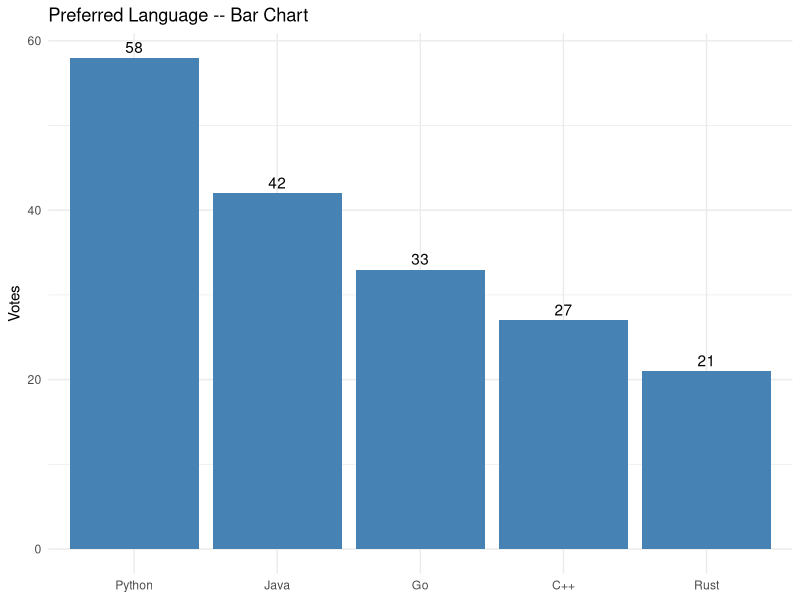
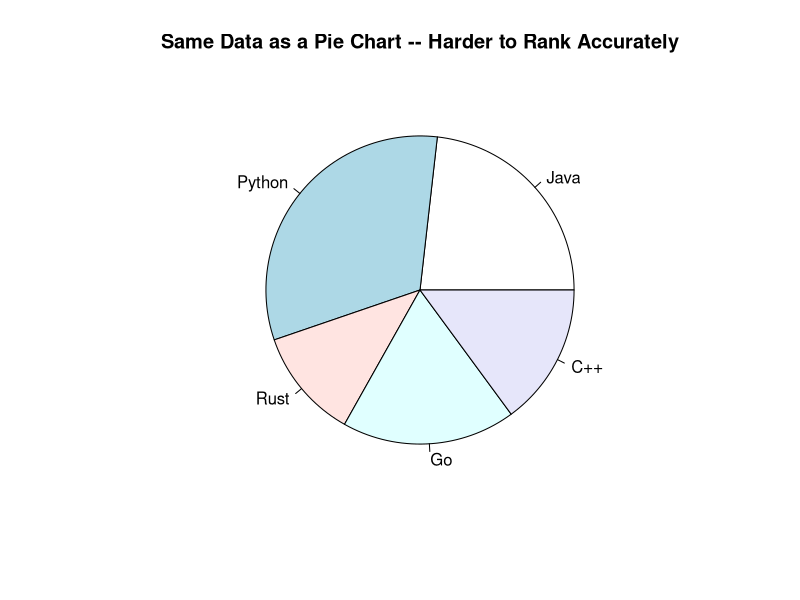
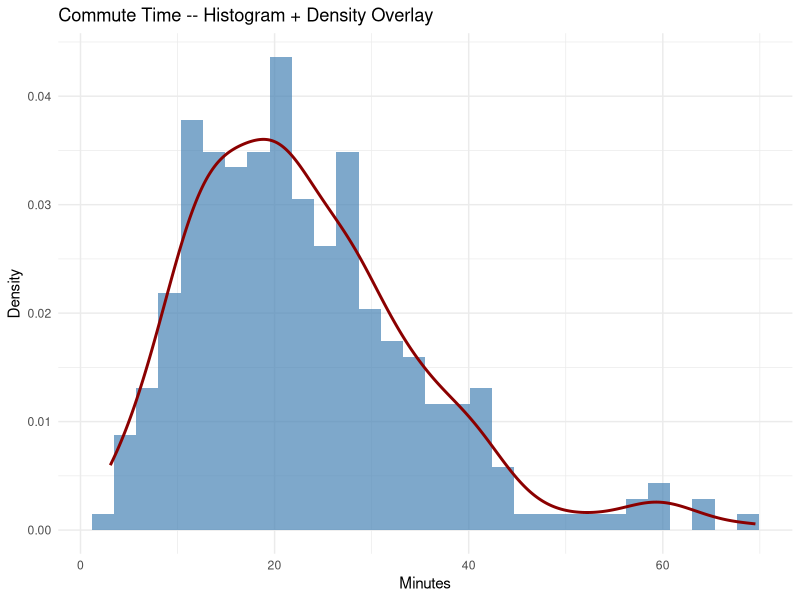
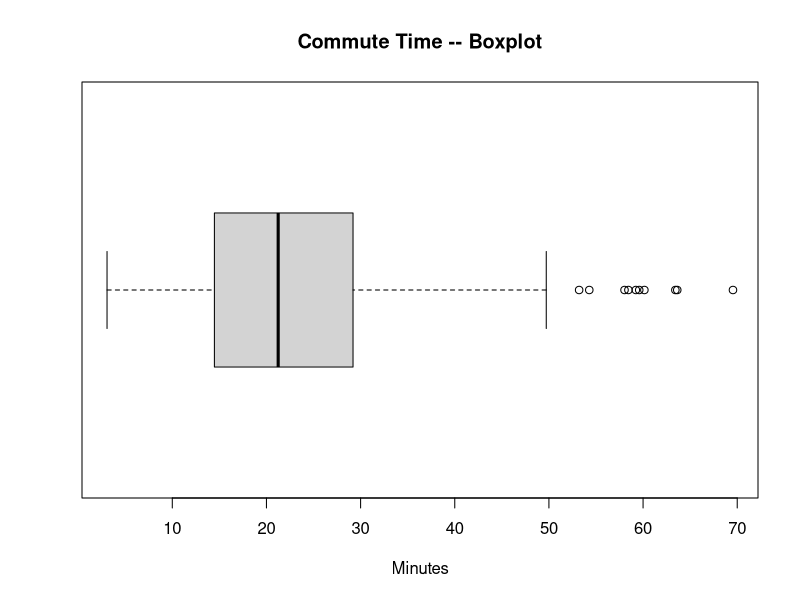
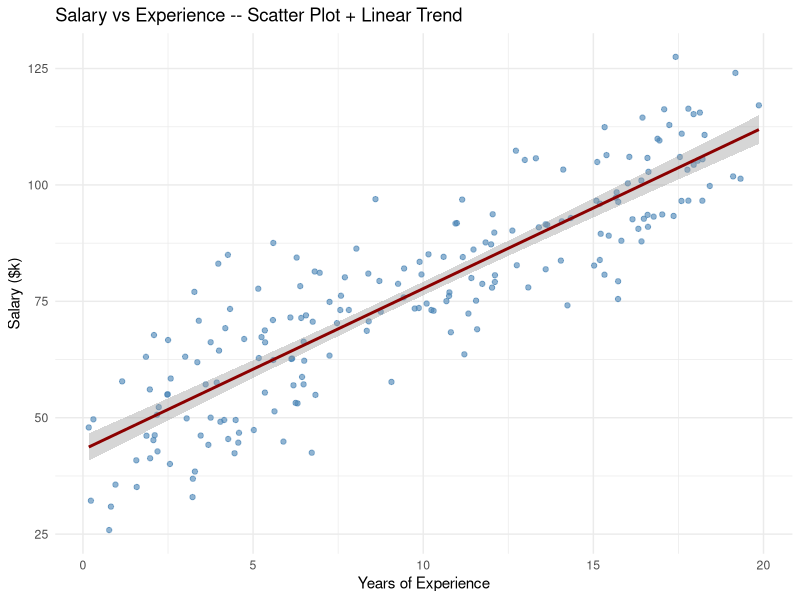
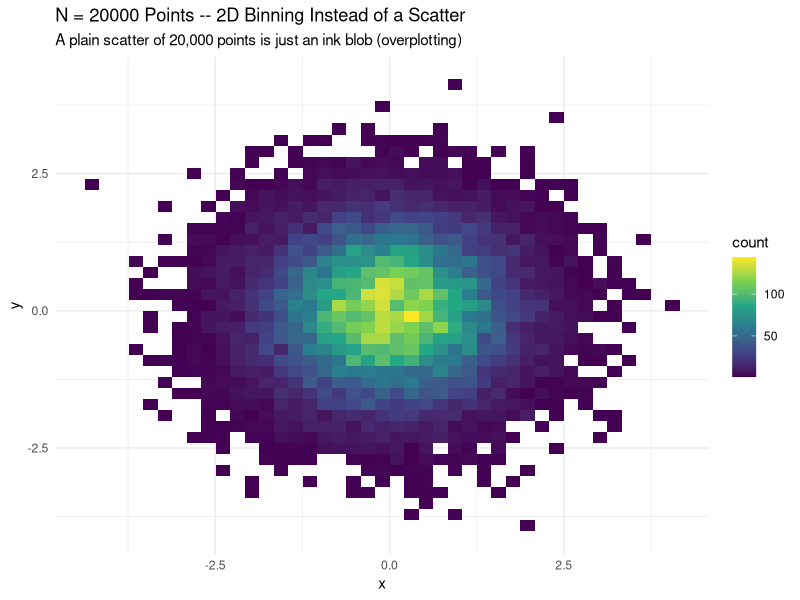
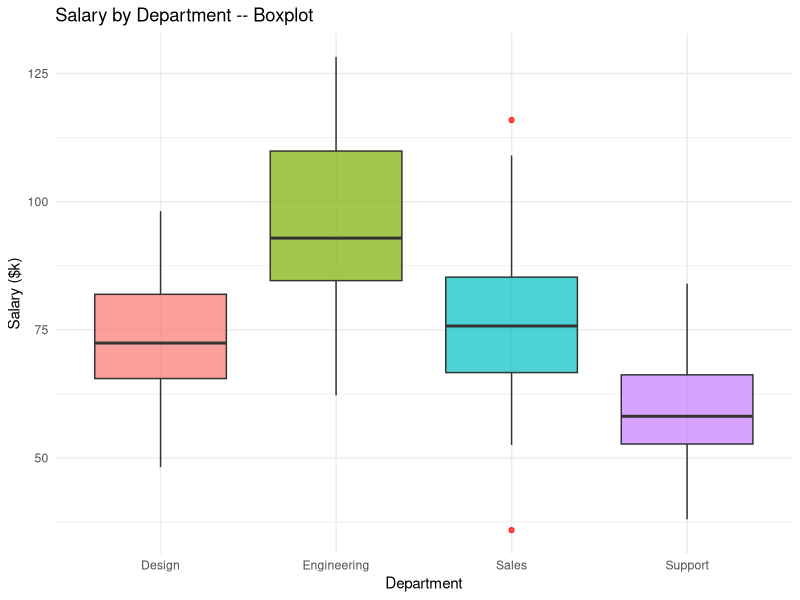
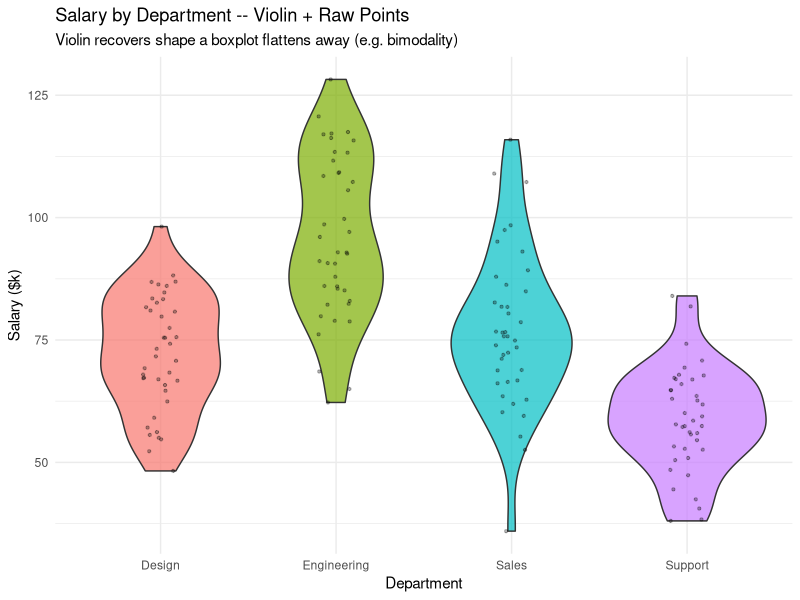

The R script that drew these images, in order:
## ---- chunk 1
library(ggplot2)
section <- function(num, title) {
  bar <- paste(rep("=", 78), collapse = "")
  cat("\n", bar, "\n", sep = "")
  cat(sprintf("%2s. %s\n", num, title))
  cat(bar, "\n", sep = "")
}
## ---- chunk 2
section(28, "THE DECISION FRAMEWORK: DATA TYPE -> CHART CHOICE")
cat("The question to ask FIRST is never 'what looks nice' -- it's 'how many\n")
cat("variables am I plotting, and what type is each one'. The chart choice\n")
cat("falls out of that almost automatically:\n\n")

cheat_sheet <- data.frame(
  Situation = c(
    "1 categorical variable",
    "1 numerical variable (distribution shape)",
    "2 numerical variables (relationship)",
    "1 categorical + 1 numerical (compare groups)",
    "2 categorical variables (relationship)",
    "Ordered sequence / time",
    "Part-to-whole composition",
    "3+ variables at once"
  ),
  Best_Chart = c(
    "Bar chart",
    "Histogram / density plot / boxplot",
    "Scatter plot (+ trend line)",
    "Boxplot or violin plot, grouped",
    "Grouped bar, 100% stacked bar, or mosaic plot",
    "Line chart",
    "100% stacked bar -- NOT pie, past about 3 slices",
    "Pairs plot, correlation heatmap, or facets/color as extra encodings"
  ),
  stringsAsFactors = FALSE
)
print(cheat_sheet, row.names = FALSE)
## ---- chunk 3
section(29, "ONE CATEGORICAL VARIABLE -- BAR CHART (AND WHY NOT PIE)")
survey_df <- data.frame(
  Language = c("Java", "Python", "Rust", "Go", "C++"),
  Votes    = c(42, 58, 21, 33, 27)
)

print(
  ggplot(survey_df, aes(x = reorder(Language, -Votes), y = Votes)) +
    geom_col(fill = "steelblue") +
    geom_text(aes(label = Votes), vjust = -0.4) +
    labs(title = "Preferred Language -- Bar Chart", x = NULL, y = "Votes") +
    theme_minimal()
)

cat("Bar LENGTH is something the eye compares almost perfectly. Angle and\n")
cat("area -- what a pie chart asks you to compare -- are things the eye is\n")
cat("measurably worse at (Cleveland & McGill, 1984). Not a style opinion.\n\n")

pie(survey_df$Votes, labels = survey_df$Language,
    main = "Same Data as a Pie Chart -- Harder to Rank Accurately")
cat("Try ranking Go vs C++ by eye in the pie above, then check the bar chart\n")
cat("above it. A pie chart is defensible for a SINGLE proportion (e.g. one\n")
cat("highlighted '62% yes' wedge) -- rarely for comparing 3+ slices.\n")
## ---- chunk 4
section(30, "ONE NUMERICAL VARIABLE -- HISTOGRAM / DENSITY / BOXPLOT")
set.seed(11)
commute_minutes <- rgamma(300, shape = 4, scale = 6)  # right-skewed, like real commute times

print(
  ggplot(data.frame(commute_minutes), aes(x = commute_minutes)) +
    geom_histogram(aes(y = after_stat(density)), bins = 30, fill = "steelblue", alpha = 0.7) +
    geom_density(color = "darkred", linewidth = 1) +
    labs(title = "Commute Time -- Histogram + Density Overlay",
         x = "Minutes", y = "Density") +
    theme_minimal()
)

cat("Histogram bin width is a real analytical choice, not a default to\n")
cat("ignore -- too few bins hides structure (skew, bimodality), too many\n")
cat("turns into noise. A density overlay is a smoothed, bin-free cross-check.\n\n")

cat("Boxplot for the same variable -- less shape detail, but compact and\n")
cat("becomes essential once you want to COMPARE this distribution against\n")
cat("others (see Section 32):\n")
boxplot(commute_minutes, horizontal = TRUE, col = "lightgray",
        main = "Commute Time -- Boxplot", xlab = "Minutes")
## ---- chunk 5
section(31, "TWO NUMERICAL VARIABLES -- SCATTER PLOT")
set.seed(3)
n_emp <- 200
emp_df <- data.frame(
  years_experience = runif(n_emp, 0, 20),
  salary_k         = NA
)
emp_df$salary_k <- 45 + 3.2 * emp_df$years_experience + rnorm(n_emp, sd = 10)

print(
  ggplot(emp_df, aes(x = years_experience, y = salary_k)) +
    geom_point(alpha = 0.6, color = "steelblue") +
    geom_smooth(method = "lm", se = TRUE, color = "darkred") +
    labs(title = "Salary vs Experience -- Scatter Plot + Linear Trend",
         x = "Years of Experience", y = "Salary ($k)") +
    theme_minimal()
)

cat("A scatter plot is the only chart on this whole list built to answer\n")
cat("'is there a relationship, and what shape is it' for two numeric\n")
cat("variables -- nothing else here shows that.\n\n")

set.seed(4)
n_big  <- 20000
big_df <- data.frame(x = rnorm(n_big), y = rnorm(n_big))

print(
  ggplot(big_df, aes(x = x, y = y)) +
    geom_bin2d(bins = 40) +
    scale_fill_viridis_c() +
    labs(title = paste0("N = ", n_big, " Points -- 2D Binning Instead of a Scatter"),
         subtitle = "A plain scatter of 20,000 points is just an ink blob (overplotting)") +
    theme_minimal()
)

cat("Past a few thousand points, a plain scatter plot overplots into a\n")
cat("solid blob -- geom_bin2d()/geom_hex() (or alpha= transparency) recovers\n")
cat("the actual density structure that a raw scatter plot would hide.\n")
## ---- chunk 6
section(32, "1 CATEGORICAL + 1 NUMERICAL -- COMPARE GROUPS")
set.seed(5)
dept_df <- data.frame(
  Department = rep(c("Engineering", "Sales", "Support", "Design"), each = 40),
  Salary_k   = c(rnorm(40, 95, 15), rnorm(40, 78, 20), rnorm(40, 58, 10), rnorm(40, 72, 12))
)

print(
  ggplot(dept_df, aes(x = Department, y = Salary_k, fill = Department)) +
    geom_boxplot(alpha = 0.7, outlier.color = "red") +
    labs(title = "Salary by Department -- Boxplot", y = "Salary ($k)") +
    theme_minimal() + theme(legend.position = "none")
)

cat("A boxplot compares the FIVE-NUMBER SUMMARY across groups at a glance --\n")
cat("median, spread, skew, and outliers, all in one shape per group.\n\n")

print(
  ggplot(dept_df, aes(x = Department, y = Salary_k, fill = Department)) +
    geom_violin(alpha = 0.7) +
    geom_jitter(width = 0.1, alpha = 0.3, size = 0.8) +
    labs(title = "Salary by Department -- Violin + Raw Points",
         subtitle = "Violin recovers shape a boxplot flattens away (e.g. bimodality)",
         y = "Salary ($k)") +
    theme_minimal() + theme(legend.position = "none")
)

cat("A violin plot restores distribution SHAPE (bimodal? long-tailed?) that\n")
cat("a boxplot's five numbers can hide. Jittered raw points on top show the\n")
cat("actual sample size per group -- guards against being fooled by a\n")
cat("smooth-looking violin built from very few underlying points.\n")
## ---- chunk 7
section(33, "TWO CATEGORICAL VARIABLES -- GROUPED BAR, STACKED BAR, MOSAIC")
survey2_df <- data.frame(
  Department = rep(c("Engineering", "Sales", "Support"), each = 3),
  Experience = rep(c("Junior", "Mid", "Senior"), times = 3),
  Headcount  = c(12, 20, 8, 25, 15, 5, 18, 10, 3)
)

print(
  ggplot(survey2_df, aes(x = Department, y = Headcount, fill = Experience)) +
    geom_col(position = "dodge") +
    labs(title = "Headcount by Department and Seniority -- Grouped Bar") +
    theme_minimal()
)

print(
  ggplot(survey2_df, aes(x = Department, y = Headcount, fill = Experience)) +
    geom_col(position = "fill") +
    scale_y_continuous(labels = scales::percent) +
    labs(title = "Same Data, 100% Stacked -- Shows COMPOSITION, not raw counts",
         y = "Share of Department") +
    theme_minimal()
)

cat("Grouped bar answers 'which department has more Senior people in raw\n")
cat("numbers'. 100% stacked bar answers a DIFFERENT question -- 'which\n")
cat("department is proportionally most Senior' -- same underlying data,\n")
cat("different question, different chart.\n\n")

count_matrix <- xtabs(Headcount ~ Department + Experience, data = survey2_df)
mosaicplot(count_matrix, main = "Mosaic Plot -- Box Area = Cell Count",
           color = c("lightblue", "steelblue", "darkblue"), las = 1)
cat("A mosaic plot encodes count directly as AREA -- useful once there are\n")
cat("more than 2-3 categories per side and a grouped bar chart gets cluttered.\n")
## ---- chunk 8
section(34, "ORDERED SEQUENCE / TIME -- LINE CHART")
months <- seq(as.Date("2025-01-01"), by = "month", length.out = 12)
set.seed(6)
revenue_df <- data.frame(
  Month   = rep(months, 2),
  Team    = rep(c("North", "South"), each = 12),
  Revenue = c(cumsum(rnorm(12, 5, 3)) + 100, cumsum(rnorm(12, 3, 4)) + 80)
)

print(
  ggplot(revenue_df, aes(x = Month, y = Revenue, color = Team)) +
    geom_line(linewidth = 1.1) +
    geom_point(size = 1.8) +
    labs(title = "Monthly Revenue by Team -- Line Chart", y = "Revenue ($k)") +
    theme_minimal()
)

cat("Line charts work BECAUSE position along x is meaningfully ordered\n")
cat("(time, in this case). Connecting points with a line on data that ISN'T\n")
cat("ordered -- e.g. connecting bars across unrelated categories -- implies\n")
cat("a trend that doesn't exist. That's a real, common misuse to avoid.\n")
## ---- chunk 9
section(35, "3+ VARIABLES AT ONCE -- PAIRS PLOT, CORRELATION HEATMAP, FACETS")
set.seed(9)
multi_df <- data.frame(
  hours_studied = runif(80, 0, 10),
  sleep_hours   = runif(80, 4, 9),
  attendance    = runif(80, 0.5, 1.0)
)
multi_df$exam_score <- 40 + 4 * multi_df$hours_studied + 3 * multi_df$sleep_hours +
                        30 * multi_df$attendance + rnorm(80, sd = 5)

pairs(multi_df, main = "pairs() -- Every Variable Against Every Other",
      pch = 19, col = "steelblue")
cat("pairs() is the fast first look at a new dataset: a grid of every\n")
cat("pairwise scatter plot at once, before deciding what deserves a closer,\n")
cat("dedicated chart.\n\n")

corr_matrix <- round(cor(multi_df), 2)
cat("Correlation matrix:\n")
print(corr_matrix)

corr_long <- as.data.frame(as.table(corr_matrix))
names(corr_long) <- c("Var1", "Var2", "Correlation")

print(
  ggplot(corr_long, aes(x = Var1, y = Var2, fill = Correlation)) +
    geom_tile() +
    geom_text(aes(label = Correlation), size = 3) +
    scale_fill_gradient2(low = "steelblue", mid = "white", high = "darkred", midpoint = 0) +
    labs(title = "Correlation Heatmap") +
    theme_minimal() +
    theme(axis.title = element_blank())
)

cat("\nFor MORE than about 2-3 numeric variables plus a grouping variable,\n")
cat("facets (facet_wrap()/facet_grid(), used already in the supermarket\n")
cat("script) are usually the honest choice -- one small chart per group,\n")
cat("rather than cramming color + shape + size into a single overloaded plot.\n")

cat("\n", paste(rep("=", 78), collapse = ""), "\n", sep = "")
cat("PART 3 COMPLETE.\n")
